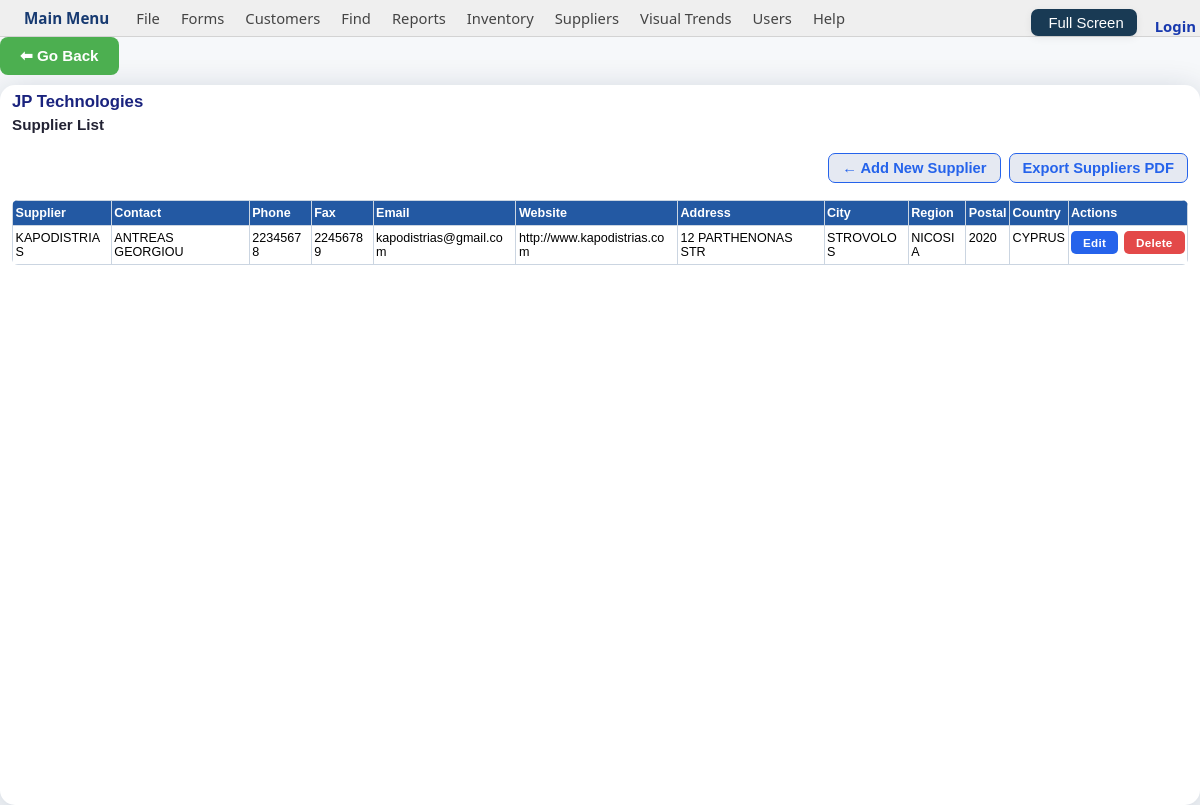
The page /suppliers_list on the database its author committed.
### tables this page shows
CREATE TABLE company_info (
    id INTEGER PRIMARY KEY AUTOINCREMENT,
    company_name TEXT,
    email TEXT,
    address TEXT,
    city TEXT,
    postal TEXT,
    country TEXT,
    phone TEXT,
    vat_rate REAL,
    vat TEXT,
    bank_name TEXT,
    account_number TEXT,
    swift TEXT,
    iban TEXT,
    updated_at TIMESTAMP DEFAULT CURRENT_TIMESTAMP
, smtp_host TEXT, smtp_port INTEGER, smtp_security TEXT, smtp_username TEXT, smtp_password TEXT, email_sender TEXT, email_sender_address TEXT);

CREATE TABLE suppliers (
    id INTEGER PRIMARY KEY AUTOINCREMENT,
    supplier TEXT NOT NULL,
    contact TEXT,
    phone TEXT,
    fax TEXT,
    email TEXT,
    website TEXT,
    address TEXT,
    city TEXT,
    region TEXT,
    postal TEXT,
    country TEXT
);

### app.py (the view)
@app.route('/suppliers_list')
def list_suppliers():
    company_info = get_company_info() if 'get_company_info' in globals() else {}
    import sqlite3
    conn = sqlite3.connect('customer.db')
    conn.row_factory = sqlite3.Row  # so columns are accessible by name
    cur = conn.cursor()
    cur.execute('SELECT * FROM suppliers ORDER BY supplier ASC')
    suppliers = cur.fetchall()
    conn.close()
    return render_template('suppliers.html', suppliers=suppliers, company_info=company_info)

### app.py (called while the page is built, shortened)
@app.context_processor
def inject_company():
    with closing(db_connect()) as conn:
        cur = conn.cursor()
        cur.execute("SELECT * FROM company_info ORDER BY updated_at DESC LIMIT 1")
        row = cur.fetchone()
        if row:
            keys = [d[0] for d in cur.description]
            company = dict(zip(keys, row))
        else:
            company = {}
    return {"company": company}

@app.context_processor
def inject_user():
    return dict(current_user=current_user())

def db_connect(row_factory=None):
    conn = sqlite3.connect(DATABASE_FILE, timeout=15, isolation_level=None)
    if row_factory:
        conn.row_factory = row_factory
    with conn:
        conn.execute("PRAGMA journal_mode=WAL;")
        conn.execute("PRAGMA busy_timeout=15000;")
        conn.execute("PRAGMA foreign_keys=ON;")
    return conn

def current_user():
    if 'user_id' not in session:
        return None

def get_company_info():
    with closing(db_connect()) as conn:
        cur = conn.cursor()
        cur.execute("SELECT * FROM company_info ORDER BY updated_at DESC LIMIT 1")
        row = cur.fetchone()
        if row:
            keys = [d[0] for d in cur.description]
            return dict(zip(keys, row))
        return {}

### templates/suppliers.html (shortened to what this page needs)
<!DOCTYPE html>
<html lang="en">
<head>
</head>
<body>
{% include 'menu.html' %}
<a href="javascript:history.back()" class="back-btn">⬅ Go Back</a>
  <div class="container">
    <div class="logo">{{ company_info.company_name if company_info.company_name else "Company Name" }}</div>
    <div class="subtitle">Supplier List</div>
    <div class="top-actions">
      <a href="{{ url_for('suppliers') }}" class="btn-link">&larr; Add New Supplier</a>
      <a href="{{ url_for('export_suppliers_pdf') }}" class="btn-link">Export Suppliers PDF</a>
    </div>
    <div class="table-container">
      <table>
        <thead>
          <tr>
            <th>Supplier</th>
            <th>Contact</th>
            <th>Phone</th>
            <th>Fax</th>
            <th>Email</th>
            <th>Website</th>
            <th>Address</th>
            <th>City</th>
            <th>Region</th>
            <th>Postal</th>
            <th>Country</th>
            <th style="min-width:80px;">Actions</th>
          </tr>
        </thead>
        <tbody>
          {% for s in suppliers %}
          <tr>
            <td>{{ s['supplier'] }}</td>
            <td>{{ s['contact'] }}</td>
            <td>{{ s['phone'] }}</td>
            <td>{{ s['fax'] }}</td>
            <td>{{ s['email'] }}</td>
            <td>{{ s['website'] }}</td>
            <td>{{ s['address'] }}</td>
            <td>{{ s['city'] }}</td>
            <td>{{ s['region'] }}</td>
            <td>{{ s['postal'] }}</td>
            <td>{{ s['country'] }}</td>
            <td>
              <div class="actions-group">
                <a class="btn-action" href="{{ url_for('edit_supplier', supplier_id=s['id']) }}">Edit</a>
                <a class="btn-action delete" href="{{ url_for('delete_supplier', supplier_id=s['id']) }}" onclick="return confirm('Are you sure you want to delete this supplier?');">Delete</a>
              </div>
            </td>
          </tr>
          {% else %}
          <tr>
            <td colspan="12" style="text-align:center;">No suppliers found.</td>
          </tr>
          {% endfor %}
        </tbody>
      </table>
    </div>
  </div>
</body>
</html>

### templates/suppliers.html (style rules this page uses)
html, body { height: 100%; margin: 0; padding: 0; background: #f6f8fa; font-family: 'Segoe UI', Arial, sans-serif; }
body { min-height: 100vh; font-size: 0.95em; }
.container { background: #fff; width: 98vw; min-height: 90vh; margin: 22px 1vw 0 1vw; border-radius: 15px; box-shadow: 0 6px 32px #001f4930; padding: 28px 18px 18px 18px; box-sizing: border-box; display: flex; flex-direction: column; align-items: stretch; }
.logo { font-size: 1.32em; font-weight: bold; margin-bottom: 5px; line-height: 1.05; color: #1a237e; }
.subtitle { font-size: 1em; font-weight: 600; margin-bottom: 20px; color: #223; }
.top-actions { margin-bottom: 17px; display: flex; justify-content: flex-end; gap: 8px; }
.btn-link { background: #e5e9f2; color: #2563eb; border: 1px solid #2563eb; border-radius: 7px; font-size: 0.97em; font-weight: 600; text-decoration: none; padding: 6px 13px; transition: background 0.15s; cursor: pointer; display: inline-block; }
.table-container { flex: 1 1 auto; overflow-x: auto; }
table { width: 100%; border-collapse: collapse; font-size: 0.96em; table-layout: auto; background: #fff; min-width: 950px; margin-bottom: 0; border-radius: 6px; overflow: hidden; }
th, td { border: 1px solid #cbd5e1; padding: 7px 7px; text-align: left; vertical-align: top; word-break: break-word; font-size: 0.95em; }
th { background: #2359a3; color: #fff; font-size: 1em; font-weight: 600; white-space: nowrap; }
.actions-group { display: flex; gap: 6px; flex-wrap: wrap; }
.btn-action { padding: 5px 12px; font-size: 0.93em; font-weight: 600; border-radius: 5px; border: none; cursor: pointer; background: #2563eb; color: #fff; text-decoration: none; transition: background 0.13s; display: inline-block; letter-spacing: 0.02em; margin: 0; }
.btn-action.delete { background: #e34949; margin-left: 0; }
@media (max-width: 1200px) { .container { width: 100vw; margin: 10px 0 0 0; padding: 8px 1vw 10px 1vw; } }
@media (max-width: 1200px) { table, th, td { font-size: 0.91em; padding: 5px 2.5px; } }
@media (max-width: 1200px) { .logo { font-size: 1.1em; } }
.back-btn { display: inline-block; padding: 10px 20px; background-color: #4CAF50; color: white; text-decoration: none; border-radius: 8px; font-weight: bold; transition: background-color 0.3s ease; }

### templates/menu.html (style rules this page uses)
body { font-family: Arial, sans-serif; margin:0; padding:0; }

### rows shown on the page
company_info: company_name "JP Technologies"
suppliers: supplier "KAPODISTRIAS", contact "ANTREAS GEORGIOU", phone "22345678", fax "22456789", email "kapodistrias@gmail.com", website "http://www.kapodistrias.com", address "12 PARTHENONAS STR", city "STROVOLOS", region "NICOSIA", postal "2020", country "CYPRUS"
